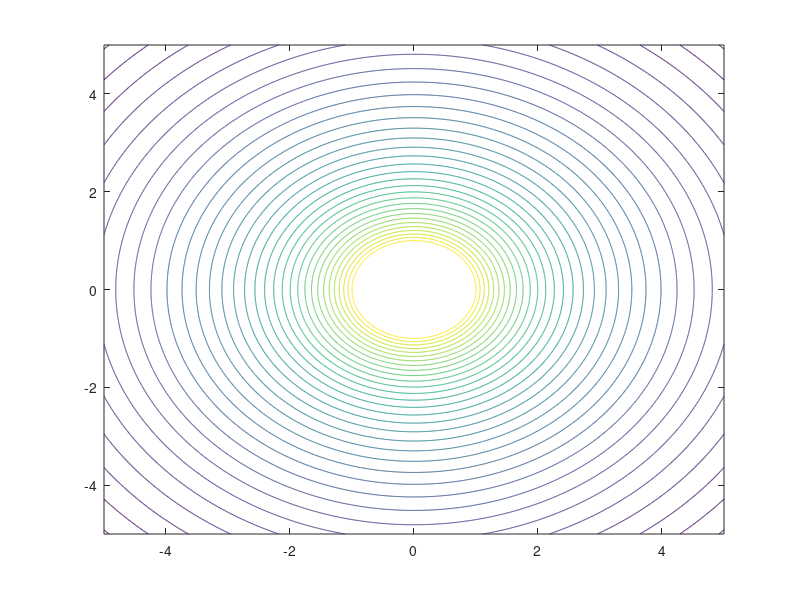

This chart was generated by the following MATLAB code:
clear;
epsilon = 8.854e-12;
[x, y] = meshgrid(-5:0.01:5, -5:0.01:5);
V = -log(sqrt(x.*x + y.*y)) / 2 / pi;
S = -10:0.01:0;
contour(x, y, V, S)